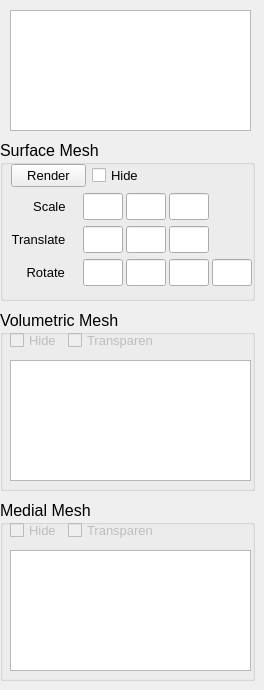
     <widget class="QWidget" name="Model">
      <property name="contextMenuPolicy">
       <enum>Qt::NoContextMenu</enum>
      </property>
      <attribute name="title">
       <string>Model</string>
      </attribute>
      <widget class="QGroupBox" name="floor_groupBox_2">
       <property name="geometry">
        <rect>
         <x>0</x>
         <y>140</y>
         <width>255</width>
         <height>161</height>
        </rect>
       </property>
       <property name="sizePolicy">
        <sizepolicy hsizetype="Fixed" vsizetype="Fixed">
         <horstretch>0</horstretch>
         <verstretch>0</verstretch>
        </sizepolicy>
       </property>
       <property name="minimumSize">
        <size>
         <width>255</width>
         <height>0</height>
        </size>
       </property>
       <property name="maximumSize">
        <size>
         <width>255</width>
         <height>16777215</height>
        </size>
       </property>
       <property name="font">
        <font>
         <pointsize>12</pointsize>
        </font>
       </property>
       <property name="title">
        <string>Surface Mesh</string>
       </property>
       <widget class="QGroupBox" name="floor_groupBox_3">
        <property name="geometry">
         <rect>
          <x>220</x>
          <y>160</y>
          <width>255</width>
          <height>161</height>
         </rect>
        </property>
        <property name="sizePolicy">
         <sizepolicy hsizetype="Fixed" vsizetype="Fixed">
          <horstretch>0</horstretch>
          <verstretch>0</verstretch>
         </sizepolicy>
        </property>
        <property name="minimumSize">
         <size>
          <width>255</width>
          <height>0</height>
         </size>
        </property>
        <property name="maximumSize">
         <size>
          <width>255</width>
          <height>16777215</height>
         </size>
        </property>
        <property name="font">
         <font>
          <pointsize>12</pointsize>
         </font>
        </property>
        <property name="title">
         <string>Mesh</string>
        </property>
        <widget class="QWidget" name="layoutWidget">
         <property name="geometry">
          <rect>
           <x>12</x>
           <y>23</y>
           <width>186</width>
           <height>124</height>
          </rect>
         </property>
         <layout class="QGridLayout" name="gridLayout_5">
          <item row="0" column="0" colspan="3">
           <layout class="QHBoxLayout" name="horizontalLayout_8">
            <item>
             <widget class="QPushButton" name="mesh_metrial_button_2">
              <property name="sizePolicy">
               <sizepolicy hsizetype="Minimum" vsizetype="Expanding">
                <horstretch>0</horstretch>
                <verstretch>0</verstretch>
               </sizepolicy>
              </property>
              <property name="minimumSize">
               <size>
                <width>75</width>
                <height>23</height>
               </size>
              </property>
              <property name="maximumSize">
               <size>
                <width>75</width>
                <height>23</height>
               </size>
              </property>
              <property name="font">
               <font>
                <pointsize>10</pointsize>
               </font>
              </property>
              <property name="text">
               <string>Render</string>
              </property>
             </widget>
            </item>
            <item>
             <widget class="QCheckBox" name="mesh_hide_checkBox_2">
              <property name="font">
               <font>
                <pointsize>10</pointsize>
               </font>
              </property>
              <property name="layoutDirection">
               <enum>Qt::LeftToRight</enum>
              </property>
              <property name="text">
               <string>Hide</string>
              </property>
             </widget>
            </item>
           </layout>
          </item>
          <item row="1" column="0" colspan="2">
           <widget class="QLabel" name="mesh_scale_label_2">
            <property name="font">
             <font>
              <pointsize>10</pointsize>
             </font>
            </property>
            <property name="text">
             <string>      Scale</string>
            </property>
            <property name="alignment">
             <set>Qt::AlignCenter</set>
            </property>
           </widget>
          </item>
          <item row="1" column="2">
           <widget class="QLineEdit" name="mesh_scale_lineEdit_2">
            <property name="minimumSize">
             <size>
              <width>40</width>
              <height>0</height>
             </size>
            </property>
            <property name="maximumSize">
             <size>
              <width>40</width>
              <height>16777215</height>
             </size>
            </property>
           </widget>
          </item>
          <item row="2" column="0" colspan="2">
           <widget class="QLabel" name="mesh_translate_label_2">
            <property name="font">
             <font>
              <pointsize>10</pointsize>
             </font>
            </property>
            <property name="text">
             <string>Translate</string>
            </property>
            <property name="alignment">
             <set>Qt::AlignCenter</set>
            </property>
           </widget>
          </item>
          <item row="2" column="2">
           <layout class="QHBoxLayout" name="horizontalLayout_11">
            <property name="spacing">
             <number>3</number>
            </property>
            <item>
             <widget class="QLineEdit" name="mesh_translation_x_2">
              <property name="minimumSize">
               <size>
                <width>40</width>
                <height>0</height>
               </size>
              </property>
              <property name="maximumSize">
               <size>
                <width>40</width>
                <height>16777215</height>
               </size>
              </property>
             </widget>
            </item>
            <item>
             <widget class="QLineEdit" name="mesh_translation_y_2">
              <property name="minimumSize">
               <size>
                <width>40</width>
                <height>0</height>
               </size>
              </property>
              <property name="maximumSize">
               <size>
                <width>40</width>
                <height>16777215</height>
               </size>
              </property>
             </widget>
            </item>
            <item>
             <widget class="QLineEdit" name="mesh_translation_z_2">
              <property name="minimumSize">
               <size>
                <width>40</width>
                <height>0</height>
               </size>
              </property>
              <property name="maximumSize">
               <size>
                <width>40</width>
                <height>16777215</height>
               </size>
              </property>
             </widget>
            </item>
           </layout>
          </item>
          <item row="3" column="0">
           <widget class="QLabel" name="mesh_rotate_label_2">
            <property name="font">
             <font>
              <pointsize>10</pointsize>
             </font>
            </property>
            <property name="text">
             <string>Rotate</string>
            </property>
            <property name="alignment">
             <set>Qt::AlignCenter</set>
            </property>
           </widget>
          </item>
          <item row="3" column="1" colspan="2">
           <layout class="QHBoxLayout" name="horizontalLayout_14">
            <property name="spacing">
             <number>3</number>
            </property>
            <item>
             <spacer name="horizontalSpacer_2">
              <property name="orientation">
               <enum>Qt::Horizontal</enum>
              </property>
              <property name="sizeHint" stdset="0">
               <size>
                <width>40</width>
                <height>20</height>
               </size>
              </property>
             </spacer>
            </item>
            <item>
             <widget class="QLineEdit" name="mesh_rotation_x_2">
              <property name="minimumSize">
               <size>
                <width>40</width>
                <height>0</height>
               </size>
              </property>
              <property name="maximumSize">
               <size>
                <width>40</width>
                <height>16777215</height>
               </size>
              </property>
             </widget>
            </item>
            <item>
             <widget class="QLineEdit" name="mesh_rotation_y_2">
              <property name="minimumSize">
               <size>
                <width>40</width>
                <height>0</height>
               </size>
              </property>
              <property name="maximumSize">
               <size>
                <width>40</width>
                <height>16777215</height>
               </size>
              </property>
             </widget>
            </item>
            <item>
             <widget class="QLineEdit" name="mesh_rotation_z_2">
              <property name="minimumSize">
               <size>
                <width>40</width>
                <height>0</height>
               </size>
              </property>
              <property name="maximumSize">
               <size>
                <width>40</width>
                <height>16777215</height>
               </size>
              </property>
             </widget>
            </item>
           </layout>
          </item>
         </layout>
        </widget>
       </widget>
       <widget class="QWidget" name="layoutWidget">
        <property name="geometry">
         <rect>
          <x>11</x>
          <y>24</y>
          <width>241</width>
          <height>126</height>
         </rect>
        </property>
        <layout class="QGridLayout" name="gridLayout_4">
         <item row="0" column="0" colspan="3">
          <layout class="QHBoxLayout" name="horizontalLayout_2">
           <item>
            <widget class="QPushButton" name="mesh_material_button">
             <property name="sizePolicy">
              <sizepolicy hsizetype="Minimum" vsizetype="Expanding">
               <horstretch>0</horstretch>
               <verstretch>0</verstretch>
              </sizepolicy>
             </property>
             <property name="minimumSize">
              <size>
               <width>75</width>
               <height>23</height>
              </size>
             </property>
             <property name="maximumSize">
              <size>
               <width>75</width>
               <height>23</height>
              </size>
             </property>
             <property name="font">
              <font>
               <pointsize>10</pointsize>
              </font>
             </property>
             <property name="text">
              <string>Render</string>
             </property>
            </widget>
           </item>
           <item>
            <widget class="QCheckBox" name="mesh_hide_checkBox">
             <property name="font">
              <font>
               <pointsize>10</pointsize>
              </font>
             </property>
             <property name="layoutDirection">
              <enum>Qt::LeftToRight</enum>
             </property>
             <property name="text">
              <string>Hide</string>
             </property>
            </widget>
           </item>
          </layout>
         </item>
         <item row="1" column="0">
          <widget class="QLabel" name="mesh_scale_label">
           <property name="font">
            <font>
             <pointsize>10</pointsize>
            </font>
           </property>
           <property name="text">
            <string>      Scale</string>
           </property>
           <property name="alignment">
            <set>Qt::AlignCenter</set>
           </property>
          </widget>
         </item>
         <item row="1" column="2">
          <layout class="QHBoxLayout" name="horizontalLayout_12">
           <property name="spacing">
            <number>3</number>
           </property>
           <item>
            <widget class="QLineEdit" name="mesh_scale_x">
             <property name="minimumSize">
              <size>
               <width>40</width>
               <height>0</height>
              </size>
             </property>
             <property name="maximumSize">
              <size>
               <width>40</width>
               <height>16777215</height>
              </size>
             </property>
            </widget>
           </item>
           <item>
            <widget class="QLineEdit" name="mesh_scale_y">
             <property name="minimumSize">
              <size>
               <width>40</width>
               <height>0</height>
              </size>
             </property>
             <property name="maximumSize">
              <size>
               <width>40</width>
               <height>16777215</height>
              </size>
             </property>
            </widget>
           </item>
           <item>
            <widget class="QLineEdit" name="mesh_scale_z">
             <property name="minimumSize">
              <size>
               <width>40</width>
               <height>0</height>
              </size>
             </property>
             <property name="maximumSize">
              <size>
               <width>40</width>
               <height>16777215</height>
              </size>
             </property>
            </widget>
           </item>
           <item>
            <spacer name="horizontalSpacer_6">
             <property name="orientation">
              <enum>Qt::Horizontal</enum>
             </property>
             <property name="sizeHint" stdset="0">
              <size>
               <width>40</width>
               <height>20</height>
              </size>
             </property>
            </spacer>
           </item>
          </layout>
         </item>
         <item row="2" column="0">
          <widget class="QLabel" name="mesh_translate_label">
           <property name="font">
            <font>
             <pointsize>10</pointsize>
            </font>
           </property>
           <property name="text">
            <string>Translate</string>
           </property>
           <property name="alignment">
            <set>Qt::AlignCenter</set>
           </property>
          </widget>
         </item>
         <item row="2" column="2">
          <layout class="QHBoxLayout" name="horizontalLayout_10">
           <property name="spacing">
            <number>3</number>
           </property>
           <item>
            <widget class="QLineEdit" name="mesh_translation_x">
             <property name="minimumSize">
              <size>
               <width>40</width>
               <height>0</height>
              </size>
             </property>
             <property name="maximumSize">
              <size>
               <width>40</width>
               <height>16777215</height>
              </size>
             </property>
            </widget>
           </item>
           <item>
            <widget class="QLineEdit" name="mesh_translation_y">
             <property name="minimumSize">
              <size>
               <width>40</width>
               <height>0</height>
              </size>
             </property>
             <property name="maximumSize">
              <size>
               <width>40</width>
               <height>16777215</height>
              </size>
             </property>
            </widget>
           </item>
           <item>
            <widget class="QLineEdit" name="mesh_translation_z">
             <property name="minimumSize">
              <size>
               <width>40</width>
               <height>0</height>
              </size>
             </property>
             <property name="maximumSize">
              <size>
               <width>40</width>
               <height>16777215</height>
              </size>
             </property>
            </widget>
           </item>
           <item>
            <spacer name="horizontalSpacer_5">
             <property name="orientation">
              <enum>Qt::Horizontal</enum>
             </property>
             <property name="sizeHint" stdset="0">
              <size>
               <width>40</width>
               <height>20</height>
              </size>
             </property>
            </spacer>
           </item>
          </layout>
         </item>
         <item row="3" column="0">
          <widget class="QLabel" name="mesh_rotate_label">
           <property name="font">
            <font>
             <pointsize>10</pointsize>
            </font>
           </property>
           <property name="text">
            <string>    Rotate</string>
           </property>
           <property name="alignment">
            <set>Qt::AlignCenter</set>
           </property>
          </widget>
         </item>
         <item row="3" column="1">
          <spacer name="horizontalSpacer">
           <property name="orientation">
            <enum>Qt::Horizontal</enum>
           </property>
           <property name="sizeHint" stdset="0">
            <size>
             <width>13</width>
             <height>24</height>
            </size>
           </property>
          </spacer>
         </item>
         <item row="3" column="2">
          <layout class="QHBoxLayout" name="horizontalLayout_13">
           <property name="spacing">
            <number>3</number>
           </property>
           <item>
            <widget class="QLineEdit" name="mesh_rotation_x">
             <property name="minimumSize">
              <size>
               <width>40</width>
               <height>0</height>
              </size>
             </property>
             <property name="maximumSize">
              <size>
               <width>40</width>
               <height>16777215</height>
              </size>
             </property>
            </widget>
           </item>
           <item>
            <widget class="QLineEdit" name="mesh_rotation_y">
             <property name="minimumSize">
              <size>
               <width>40</width>
               <height>0</height>
              </size>
             </property>
             <property name="maximumSize">
              <size>
               <width>40</width>
               <height>16777215</height>
              </size>
             </property>
            </widget>
           </item>
           <item>
            <widget class="QLineEdit" name="mesh_rotation_z">
             <property name="minimumSize">
              <size>
               <width>40</width>
               <height>0</height>
              </size>
             </property>
             <property name="maximumSize">
              <size>
               <width>40</width>
               <height>16777215</height>
              </size>
             </property>
            </widget>
           </item>
           <item>
            <widget class="QLineEdit" name="mesh_rotation_sita">
             <property name="minimumSize">
              <size>
               <width>40</width>
               <height>0</height>
              </size>
             </property>
             <property name="maximumSize">
              <size>
               <width>40</width>
               <height>16777215</height>
              </size>
             </property>
            </widget>
           </item>
          </layout>
         </item>
        </layout>
       </widget>
      </widget>
      <widget class="QListWidget" name="mesh_listWidget">
       <property name="geometry">
        <rect>
         <x>10</x>
         <y>10</y>
         <width>241</width>
         <height>121</height>
        </rect>
       </property>
      </widget>
      <widget class="QGroupBox" name="floor_groupBox_4">
       <property name="geometry">
        <rect>
         <x>0</x>
         <y>500</y>
         <width>255</width>
         <height>181</height>
        </rect>
       </property>
       <property name="sizePolicy">
        <sizepolicy hsizetype="Fixed" vsizetype="Fixed">
         <horstretch>0</horstretch>
         <verstretch>0</verstretch>
        </sizepolicy>
       </property>
       <property name="minimumSize">
        <size>
         <width>255</width>
         <height>0</height>
        </size>
       </property>
       <property name="maximumSize">
        <size>
         <width>255</width>
         <height>16777215</height>
        </size>
       </property>
       <property name="font">
        <font>
         <pointsize>12</pointsize>
        </font>
       </property>
       <property name="title">
        <string>Medial Mesh</string>
       </property>
       <widget class="QWidget" name="layoutWidget">
        <property name="geometry">
         <rect>
          <x>10</x>
          <y>20</y>
          <width>144</width>
          <height>21</height>
         </rect>
        </property>
        <layout class="QHBoxLayout" name="horizontalLayout_20">
         <item>
          <widget class="QCheckBox" name="medial_mesh_hide_checkBox">
           <property name="enabled">
            <bool>false</bool>
           </property>
           <property name="font">
            <font>
             <pointsize>10</pointsize>
            </font>
           </property>
           <property name="layoutDirection">
            <enum>Qt::LeftToRight</enum>
           </property>
           <property name="text">
            <string>Hide</string>
           </property>
          </widget>
         </item>
         <item>
          <widget class="QCheckBox" name="medial_mesh_transparent_checkBox">
           <property name="enabled">
            <bool>false</bool>
           </property>
           <property name="font">
            <font>
             <pointsize>10</pointsize>
            </font>
           </property>
           <property name="layoutDirection">
            <enum>Qt::LeftToRight</enum>
           </property>
           <property name="text">
            <string>Transparent</string>
           </property>
          </widget>
         </item>
        </layout>
       </widget>
       <widget class="QListWidget" name="medial_mesh_set_listWidget">
        <property name="geometry">
         <rect>
          <x>10</x>
          <y>50</y>
          <width>241</width>
          <height>121</height>
         </rect>
        </property>
       </widget>
      </widget>
      <widget class="QGroupBox" name="floor_groupBox_6">
       <property name="geometry">
        <rect>
         <x>0</x>
         <y>310</y>
         <width>255</width>
         <height>181</height>
        </rect>
       </property>
       <property name="sizePolicy">
        <sizepolicy hsizetype="Fixed" vsizetype="Fixed">
         <horstretch>0</horstretch>
         <verstretch>0</verstretch>
        </sizepolicy>
       </property>
       <property name="minimumSize">
        <size>
         <width>255</width>
         <height>0</height>
        </size>
       </property>
       <property name="maximumSize">
        <size>
         <width>255</width>
         <height>16777215</height>
        </size>
       </property>
       <property name="font">
        <font>
         <pointsize>12</pointsize>
        </font>
       </property>
       <property name="title">
        <string>Volumetric Mesh</string>
       </property>
       <widget class="QWidget" name="layoutWidget_4">
        <property name="geometry">
         <rect>
          <x>10</x>
          <y>20</y>
          <width>144</width>
          <height>21</height>
         </rect>
        </property>
        <layout class="QHBoxLayout" name="horizontalLayout_21">
         <item>
          <widget class="QCheckBox" name="tet_mesh_hide_checkBox">
           <property name="enabled">
            <bool>false</bool>
           </property>
           <property name="font">
            <font>
             <pointsize>10</pointsize>
            </font>
           </property>
           <property name="layoutDirection">
            <enum>Qt::LeftToRight</enum>
           </property>
           <property name="text">
            <string>Hide</string>
           </property>
          </widget>
         </item>
         <item>
          <widget class="QCheckBox" name="tet_mesh_transparent_checkBox">
           <property name="enabled">
            <bool>false</bool>
           </property>
           <property name="font">
            <font>
             <pointsize>10</pointsize>
            </font>
           </property>
           <property name="layoutDirection">
            <enum>Qt::LeftToRight</enum>
           </property>
           <property name="text">
            <string>Transparent</string>
           </property>
          </widget>
         </item>
        </layout>
       </widget>
       <widget class="QListWidget" name="element_set_listWidget">
        <property name="geometry">
         <rect>
          <x>10</x>
          <y>50</y>
          <width>241</width>
          <height>121</height>
         </rect>
        </property>
       </widget>
      </widget>
     </widget>
